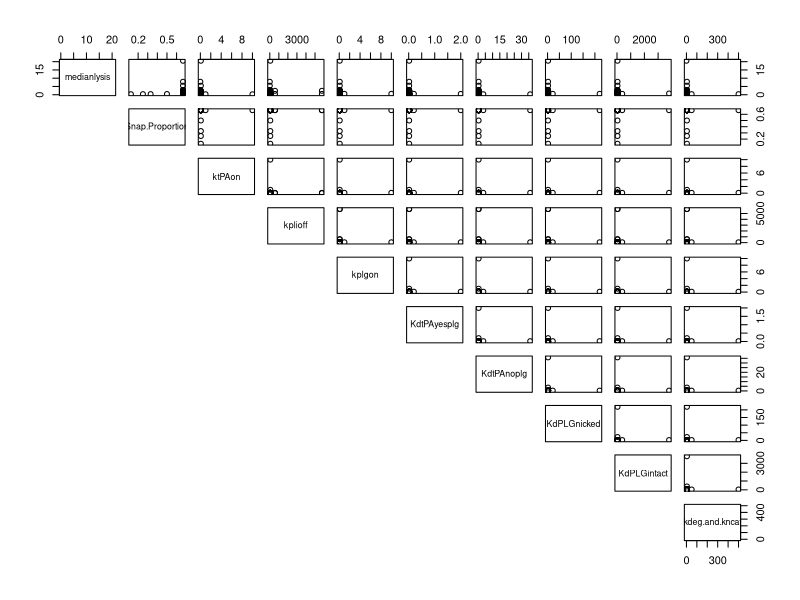
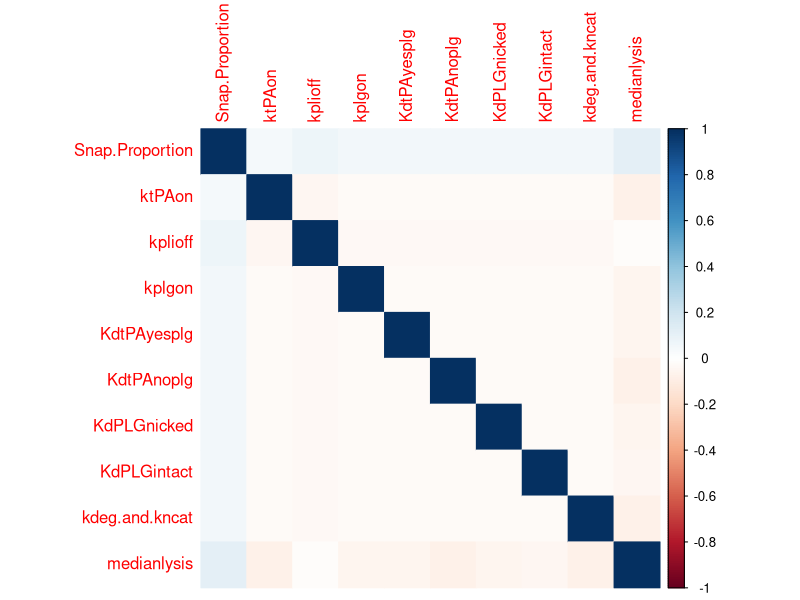
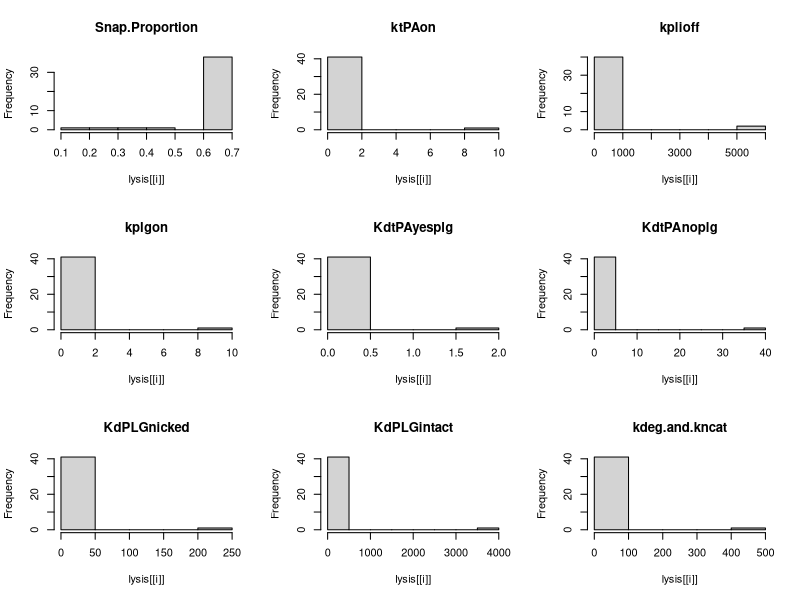
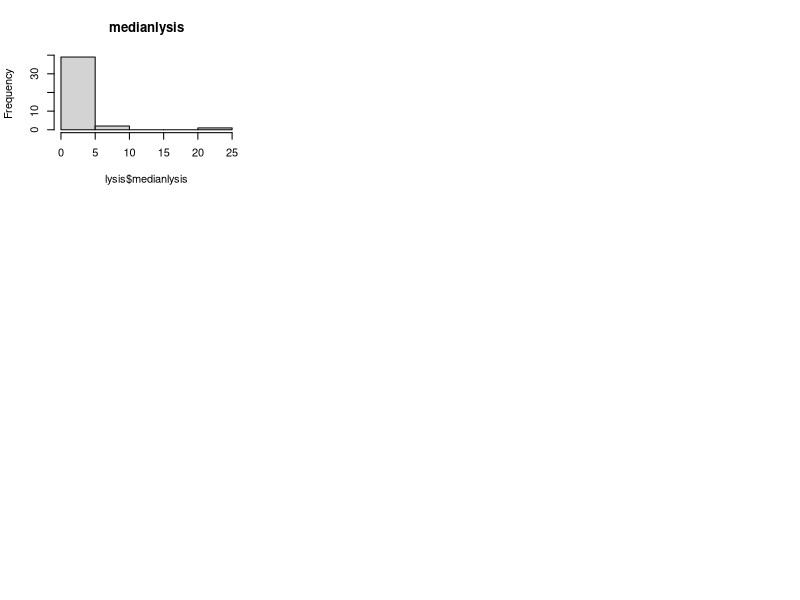
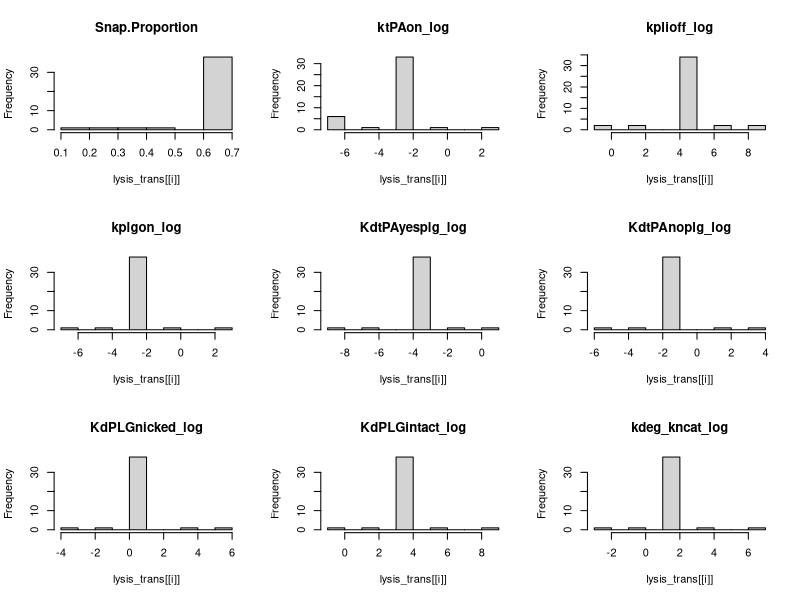

Reproduce these figures in R, in order. (Note: this script raises an error after producing the figures.)
## ---- chunk 1
library(car)
library(MASS)
library(leaps)
library(psych)
library(corrplot)
## ---- chunk 2
lysis <- read.csv("target.csv")
## ---- chunk 3
summary(lysis)

sapply(lysis, sd)

describe(lysis)

pairs(lysis[, c("medianlysis", "Snap.Proportion", "ktPAon", "kplioff", "kplgon", "KdtPAyesplg", "KdtPAnoplg", "KdPLGnicked", "KdPLGintact", "kdeg.and.kncat")], lower.panel=NULL)
## ---- chunk 4

Org_model <- lm(medianlysis ~., data = lysis)
summary(Org_model)

## ---- chunk 5
cor(lysis)


corrplot(cor(lysis), method = "color", t1.cex=0.7)
## ---- chunk 6
par(mfrow=c(3,3))
for(i in 1:9) hist(lysis[[i]], main=names(lysis)[i])
hist(lysis$medianlysis, main="medianlysis")

## ---- chunk 7
# Snap.Proportion is a proportion (0–1), not a rate constant or concentration. It may already be bounded and less skewed, or have a different distribution, so log transformation is unecessary.




lysis$ktPAon_log <- log(lysis$ktPAon)
lysis$kplioff_log <- log(lysis$kplioff)
lysis$kplgon_log <- log(lysis$kplgon)
lysis$KdtPAyesplg_log <- log(lysis$KdtPAyesplg)
lysis$KdtPAnoplg_log <- log(lysis$KdtPAnoplg)
lysis$KdPLGnicked_log <- log(lysis$KdPLGnicked)
lysis$KdPLGintact_log <- log(lysis$KdPLGintact)
lysis$kdeg_kncat_log <- log(lysis$kdeg.and.kncat)

# Keep transformed predictors + original Snap.Proportion
lysis_trans <- data.frame(
  Snap.Proportion = lysis$Snap.Proportion,
  ktPAon_log = lysis$ktPAon_log,
  kplioff_log = lysis$kplioff_log,
  kplgon_log = lysis$kplgon_log,
  KdtPAyesplg_log = lysis$KdtPAyesplg_log,
  KdtPAnoplg_log = lysis$KdtPAnoplg_log,
  KdPLGnicked_log = lysis$KdPLGnicked_log,
  KdPLGintact_log = lysis$KdPLGintact_log,
  kdeg_kncat_log = lysis$kdeg_kncat_log,
  medianlysis = lysis$medianlysis
)

# Quick check
summary(lysis_trans)

par(mfrow=c(3,3))
for(i in 1:9) hist(lysis_trans[[i]], main=names(lysis_trans)[i])

## ---- chunk 8
#Model Fitting

lysis_lm <- lm(medianlysis ~., data = lysis_trans)

summary(lysis_lm)

## ---- chunk 9
boxcox(lysis_lm)
## ---- chunk 10
lysis_trans$medianlysis <- 1/(lysis_trans$medianlysis) # this would push the inverse of medianlysis to medianlysis variable - the name remains unchanged but the transformation happens

# refitting the model with transformed data

trans_lysis_lm <- lm(medianlysis ~., data = lysis_trans)

summary(trans_lysis_lm)


## ---- chunk 11
# Checking for multi-collinearity
vif(trans_lysis_lm) # No multi-collinearity present all are less than 10 (cut-off)

## ---- chunk 12
fwd <- lm(medianlysis ~ 1, data = lysis_trans)
out_fwd <- step(fwd, scope = ~ Snap.Proportion + ktPAon_log + kplioff_log + kplgon_log + KdtPAyesplg_log + KdtPAnoplg_log +KdPLGnicked_log+ KdPLGintact_log+kdeg_kncat_log , direction = "forward")

summary(out_fwd)

## ---- chunk 13
subset_model <- regsubsets(medianlysis ~ kdeg_kncat_log + kplioff_log + 
                           Snap.Proportion + ktPAon_log + KdtPAnoplg_log +
                           KdtPAyesplg_log + kplgon_log + KdPLGnicked_log + 
                           KdPLGintact_log,
                           data = lysis_trans)

summary(subset_model)$outmat


names(summary(subset_model))


which.min(summary(subset_model)$bic) # gives 1 variable model; which means 1 variable model is best according to bic

which.max(summary(subset_model)$adjr2) # gives 5 variable model; which means 5 variable model is best accroding to Adjusted R squared


plot(subset_model, scale = "adjr2")
## ---- chunk 14
best_model <- lm(medianlysis ~ kdeg_kncat_log + kplioff_log +Snap.Proportion + ktPAon_log + KdtPAnoplg_log + kplgon_log, data = lysis_trans)

summary(best_model)

## ---- chunk 15
# Constant variance check
plot(best_model, 1)

# Normality check
plot(best_model, 2)

#Outlier check
rstd <- rstandard(best_model)
which(abs(rstd)>3)


# High Leverage
h <- hatvalues(best_model)
# cut-off value would be: (2(k+1))/n = (2*(5+1))/42 = 12/42 = 0.2857143
which(h > 0.2857143)

# influential Observations
ckd <- cooks.distance(best_model)
which(ckd > 0.5)
which(ckd > 1)


plot(best_model, 5)
